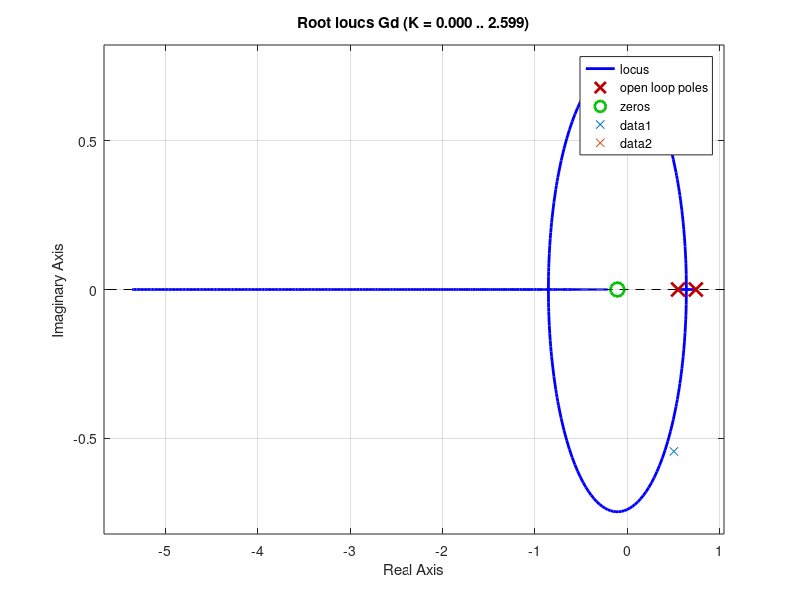

This chart was generated by the following MATLAB code: (Note: this script raises an error after producing the figure.)
%FDT continuo
G = zpk([-10],[-2 -1],[5])

%FDT discreto
Tm = 0.3;
Gd = c2d(G,Tm, 'zoh')

% Requerimientos
tR=4; %timpo 2% error
S=5;  %sobrepasamiento

%Obtencion parametros

pzita = -log(S/100)/sqrt(pi^2+(log(S/100))^2)

w0=4/(pzita*tR)

wd=w0*sqrt(1-pzita^2)

tD=2*pi/wd

r=exp(-pzita*w0*Tm)

omega = rad2deg(wd*Tm)

%muestras por ciclo de la frecuencia amortiguada

m=tD/Tm

%ubicaccion polos en plano Z

[r1,ph1] = pol2cart(omega,r)

[r2,ph2] = pol2cart(-omega,r)

p1=r1+ph1*1i
p2=r2+ph2*1i

%grafica Rlocus y polos deseados
rlocus(Gd)
hold on;
scatter(r1,ph1,'red','x')
scatter(r2,ph2,'red','x')
hold off

sisotool(Gd)


%%PID
thetaZero = rad2deg(atan(0.2292/(0.7408+0.1076)))
theta1  = rad2deg(atan(0.2292/(0.7408)))
theta2    = 90
theta3    =180 - rad2deg(atan(0.2292/(0.3146)))

theta= thetaZero-theta1-theta2-theta3

ang=theta+180 %angulo

d=0.2292/atan(55) %distancia

c2=0.7408-0.1476 %cero

C


FPID= minreal(feedback(C*Gd,1)) % sistema de lazo cerrado
poles=pole(FPID)
zeros=zero(FPID)
pzmap(FPID)
step(FPID) % respuesta al escalon
stepinfo(FPID)

%%TEST SIMULINK
T=0.3
pid(C) %%valores de K constantes
